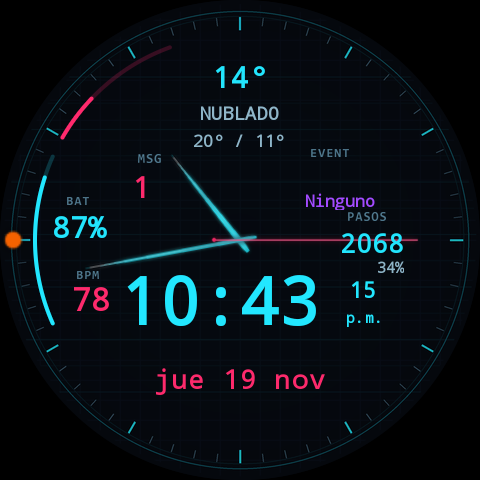
#> input picture design/out/device-render.png, 480 x 480 px
$ python mock_world_clock.py
#> lines starting #> are read from the running program, lines starting #| are printed output that depends on the picture
"""Montaje (solo imagen) de una segunda hora -Barcelona- sobre la esfera.

NO forma parte del pipeline: no toca design/render.py, ni gen_watchface.py, ni el
proyecto de WFS. Dibuja la candidata encima de design/out/device-render.png con
la misma tipografia (Consolas Bold) y los mismos colores del diseno, para poder
juzgar la colocacion.

Uso:  python tools\\debug\\mock_world_clock.py
Salida: build/mock-bcn-<variante>.png y build/mock-bcn-comparativa.png
"""
import os
import sys

sys.stdout.reconfigure(encoding="utf-8", errors="replace")

from PIL import Image, ImageDraw, ImageFilter, ImageFont

ROOT = os.path.dirname(os.path.dirname(os.path.dirname(os.path.abspath(__file__))))
BASE = os.path.join(ROOT, "design", "out", "device-render.png")
OUT_DIR = os.path.join(ROOT, "build")

FONT_DIR = r"C:\Windows\Fonts"
CYAN = (34, 231, 255)
DIMM = (143, 182, 201)
VIOLET = (162, 75, 255)
MAGENTA = (255, 42, 109)

# Hora local del mock (10:43) + 6 h -> Barcelona. Es solo de muestra.
BCN = "16:43"


def mono(size):
    return ImageFont.truetype(os.path.join(FONT_DIR, "consolab.ttf"), size)


def draw_tracked(d, xy, text, fnt, fill, anchor, spacing):
    """Texto monoespaciado con letter-spacing, como en design/render.py."""
    if spacing <= 0:
        d.text(xy, text, font=fnt, fill=fill, anchor=anchor)
        return
    total = sum(d.textlength(ch, font=fnt) + spacing for ch in text) - spacing
    x, y = xy
    if anchor == "rm":
        x -= total
    elif anchor == "mm":
        x -= total / 2
    for ch in text:
        d.text((x, y), ch, font=fnt, fill=fill, anchor="lm")
        x += d.textlength(ch, font=fnt) + spacing


def glow_layer(layer, radius=2.2):
    return layer.filter(ImageFilter.GaussianBlur(radius))


def paint(base, items):
    """items: (texto, tamano, color, (x, y), anchor, spacing)."""
    img = base.convert("RGBA")
    layer = Image.new("RGBA", img.size, (0, 0, 0, 0))
    d = ImageDraw.Draw(layer)
    for text, size, color, xy, anchor, spacing in items:
        draw_tracked(d, xy, text, mono(size), color + (255,), anchor, spacing)
    img = Image.alpha_composite(img, glow_layer(layer))
    img = Image.alpha_composite(img, layer)
    return img.convert("RGB")


# ---------------------------------------------------------------------------
# las candidatas (coordenadas a 480x480, las del diseno)
# ---------------------------------------------------------------------------
def variant_a(base):
    """Columna izquierda: tercera linea del bloque BAT / BPM, alineada con ellos."""
    return paint(base, [
        ("BCN", 13, DIMM, (52, 330), "lm", 1.2),
        (BCN, 28, CYAN, (52, 352), "lm", 1.4),
    ])


def variant_b(base):
    """Una linea centrada debajo de la fecha."""
    items = []
    f_lbl, f_val = mono(13), mono(24)
    w_lbl = sum(f_lbl.getlength(c) for c in "BCN")
    w_val = sum(f_val.getlength(c) for c in BCN)
    total = w_lbl + 10 + w_val
    x = 240 - total / 2
    items.append(("BCN", 13, DIMM, (x, 414), "lm", 0))
    items.append((BCN, 24, CYAN, (x + w_lbl + 10, 414), "lm", 1.2))
    return paint(base, items)


def variant_c(base):
    """Bloque de dos lineas flotando en el cuadrante inferior izquierdo."""
    return paint(base, [
        ("BCN", 13, DIMM, (112, 330), "lm", 1.2),
        (BCN, 26, CYAN, (112, 352), "lm", 1.2),
    ])


VARIANTS = [
    ("a-columna-izquierda", "A - columna izquierda, bajo BPM", variant_a),
    ("b-bajo-la-fecha", "B - una linea centrada bajo la fecha", variant_b),
    ("c-abajo-izquierda", "C - bloque flotante abajo izquierda", variant_c),
]


def contact_sheet(images):
    pad, cap = 12, 26
    w = sum(im.width for im in images) + pad * (len(images) + 1)
    h = images[0].height + cap + pad * 2
    sheet = Image.new("RGB", (w, h), (8, 10, 16))
    d = ImageDraw.Draw(sheet)
    fnt = mono(15)
    x = pad
    for im, (_slug, caption, _fn) in zip(images, VARIANTS):
        sheet.paste(im, (x, pad))
        d.text((x + im.width / 2, pad + im.height + cap / 2),
               caption, font=fnt, fill=(200, 220, 230), anchor="mm")
        x += im.width + pad
    return sheet


def main():
    base = Image.open(BASE)
#> base is the input picture: PIL image 480x480 RGBA; mean R, G, B, A 8.3, 15.3, 21.2, 255
    images = []
    for slug, caption, fn in VARIANTS:
        im = fn(base)
        path = os.path.join(OUT_DIR, "mock-bcn-%s.png" % slug)
        im.save(path)
        images.append(im)
        print("wrote", path)
#> after the loop, images = 3 items
    sheet = contact_sheet(images)
#> in contact_sheet, `w = sum(im.width for im in images) + pad * (len(images) + 1)`: w = 1488
#> in contact_sheet, `sheet = Image.new("RGB", (w, h), (8, 10, 16))`:
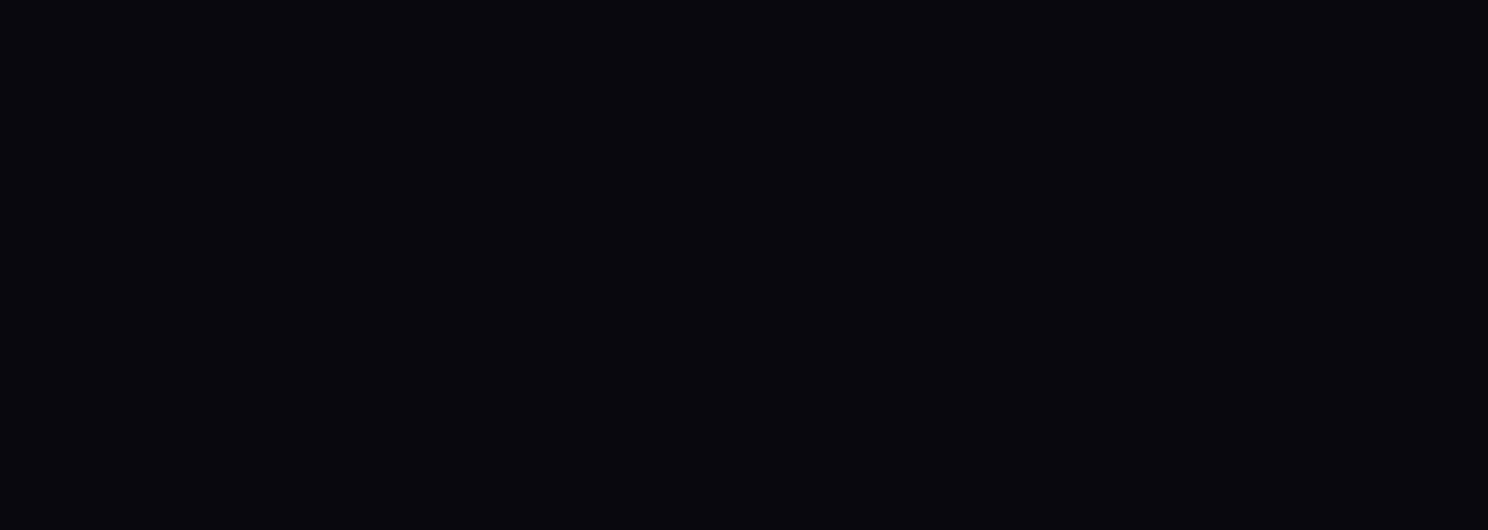
#> sheet: PIL image 1488x530 RGB; mean R, G, B 8, 10, 16
#> the loop in contact_sheet, `for im, (_slug, caption, _fn) in zip(images, VARIANTS):` made 3 passes
#> (_slug, caption, x) on passes 1 to 3: ('a-columna-izquierda', 'A - columna izquierda, bajo BPM', 504), ('b-bajo-la-fecha', 'B - una linea centrada bajo la fecha', 996), ('c-abajo-izquierda', 'C - bloque flotante abajo izquierda', 1488)
#> after the loop in contact_sheet, `for im, (_slug, caption, _fn) in zip(images, VARIANTS):`:
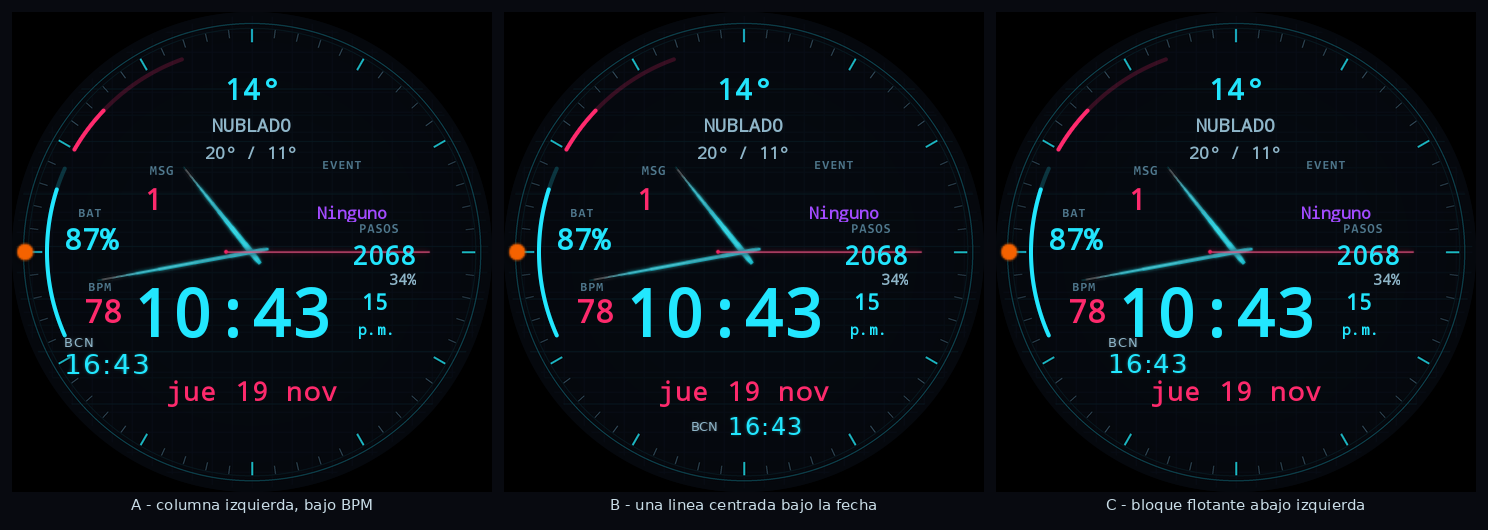
#> sheet: PIL image 1488x530 RGB; mean R, G, B 8.9, 15.6, 21.6
    path = os.path.join(OUT_DIR, "mock-bcn-comparativa.png")
    sheet.save(path)
    print("wrote", path)
#| wrote build/mock-bcn-comparativa.png


if __name__ == "__main__":
    main()

$ run again, with design/out/bg-gold.png copied over design/out/device-render.png
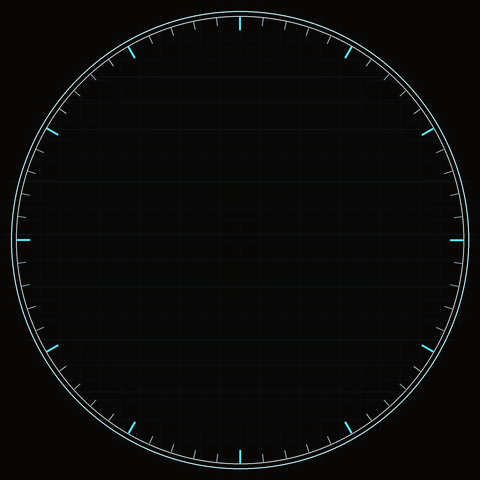
#> input picture design/out/bg-gold.png, 480 x 480 px
#> in main, base is the input picture: PIL image 480x480 RGBA; mean R, G, B, A 8.3, 9.6, 8.7, 252.3
#> the loop in main, `for slug, caption, fn in VARIANTS:` made 3 passes
#> pass 1, in main, `im = fn(base)`:
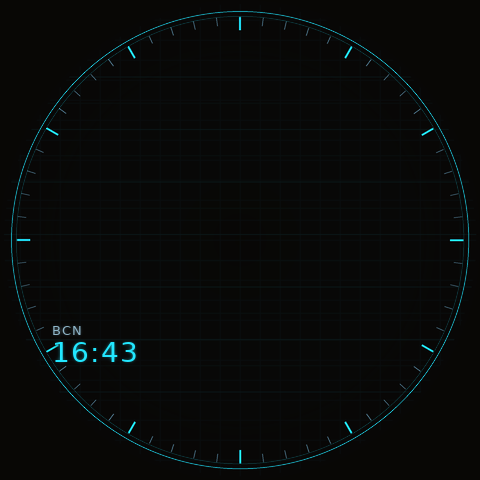
#> im: PIL image 480x480 RGB; mean R, G, B 8.5, 10.2, 9.3
#> after the loop in main, `for slug, caption, fn in VARIANTS:`: images = 3 items
#> w = 1488
#> the loop in contact_sheet, `for im, (_slug, caption, _fn) in zip(images, VARIANTS):` made 3 passes
#> (_slug, caption, x) on passes 1 to 3: ('a-columna-izquierda', 'A - columna izquierda, bajo BPM', 504), ('b-bajo-la-fecha', 'B - una linea centrada bajo la fecha', 996), ('c-abajo-izquierda', 'C - bloque flotante abajo izquierda', 1488)
#> after the loop in contact_sheet, `for im, (_slug, caption, _fn) in zip(images, VARIANTS):`:
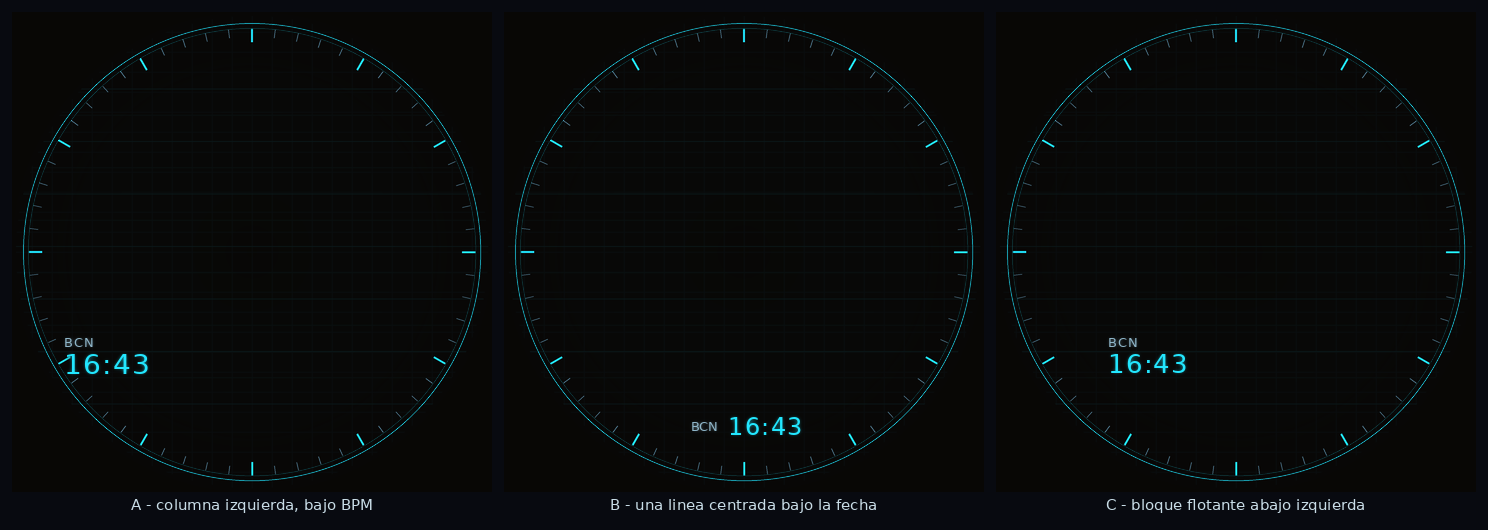
#> sheet: PIL image 1488x530 RGB; mean R, G, B 8.9, 10.7, 10.7
#| wrote build/mock-bcn-comparativa.png
